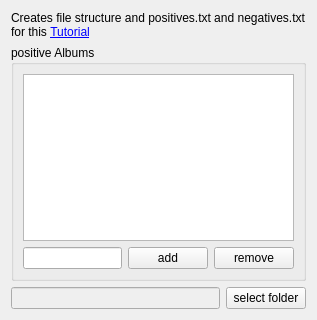
<?xml version="1.0" encoding="UTF-8"?>
<ui version="4.0">
 <class>Widget</class>
 <widget class="QWidget" name="Widget">
  <property name="geometry">
   <rect>
    <x>0</x>
    <y>0</y>
    <width>317</width>
    <height>320</height>
   </rect>
  </property>
  <property name="windowTitle">
   <string notr="true">Form</string>
  </property>
  <layout class="QGridLayout" name="gridLayout">
   <item row="1" column="0" colspan="4">
    <widget class="QGroupBox" name="groupBox">
     <property name="title">
      <string>positive Albums</string>
     </property>
     <layout class="QGridLayout" name="gridLayout_2">
      <item row="1" column="1">
       <widget class="QPushButton" name="addAlbumButton">
        <property name="text">
         <string>add</string>
        </property>
       </widget>
      </item>
      <item row="1" column="2">
       <widget class="QPushButton" name="removeAlbumButton">
        <property name="text">
         <string>remove</string>
        </property>
       </widget>
      </item>
      <item row="1" column="0">
       <widget class="QLineEdit" name="albumLineEdit"/>
      </item>
      <item row="0" column="0" colspan="3">
       <widget class="QListWidget" name="positiveList"/>
      </item>
     </layout>
    </widget>
   </item>
   <item row="2" column="0" colspan="3">
    <widget class="QLineEdit" name="folderLineEdit">
     <property name="enabled">
      <bool>false</bool>
     </property>
    </widget>
   </item>
   <item row="2" column="3">
    <widget class="QPushButton" name="selectFolderPushButton">
     <property name="text">
      <string>select folder</string>
     </property>
    </widget>
   </item>
   <item row="0" column="0" colspan="4">
    <widget class="QLabel" name="label">
     <property name="text">
      <string>Creates file structure and positives.txt and negatives.txt &lt;br/&gt; for this &lt;a href=&quot;https://github.com/mrnugget/opencv-haar-classifier-training&quot;&gt;Tutorial&lt;/a&gt;</string>
     </property>
     <property name="openExternalLinks">
      <bool>true</bool>
     </property>
    </widget>
   </item>
  </layout>
 </widget>
 <resources/>
 <connections/>
</ui>
